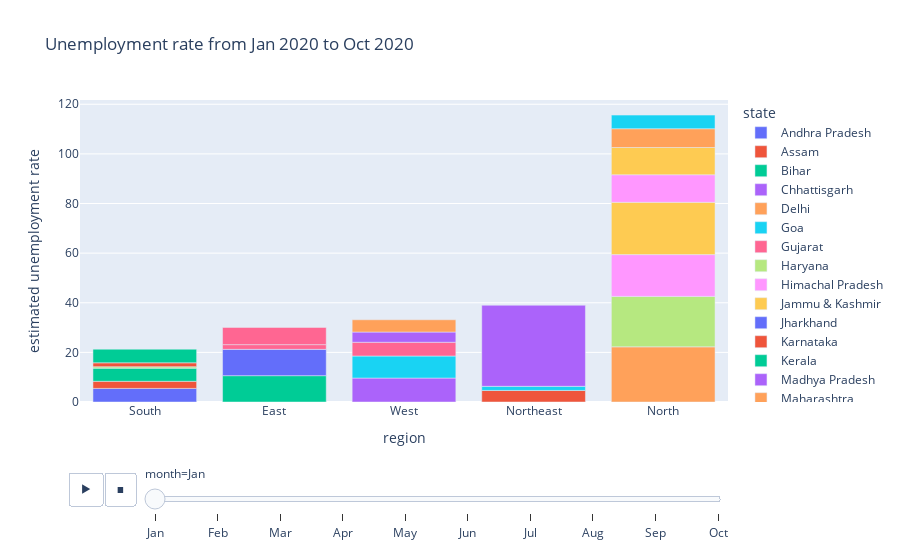

Notebook source saved alongside this figure:
### Code cell
# State,month & Region wise Unemployment rate from Jan 2020 to Oct 2020 

fig = px.bar(ds, x='region',y='estimated unemployment rate', animation_frame = 'month', color='state',
            title='Unemployment rate from Jan 2020 to Oct 2020')

fig.update_layout(xaxis={'categoryorder':'total ascending'})
fig.layout.updatemenus[0].buttons[0].args[1]["frame"]["duration"] = 1000

fig.show()

### Figure 1 — Plotly figure (JSON) as saved in the notebook; plotly's stock layout.template omitted (floating-point values rounded to 4 significant figures)
{"data": [{"alignmentgroup": "True", "hovertemplate": "state=Andhra Pradesh<br>month=Jan<br>region=%{x}<br>estimated unemployment rate=%{y}<extra></extra>", "legendgroup": "Andhra Pradesh", "marker": {"color": "#636efa", "pattern": {"shape": ""}}, "name": "Andhra Pradesh", "offsetgroup": "Andhra Pradesh", "orientation": "v", "showlegend": true, "textposition": "auto", "type": "bar", "x": ["South"], "xaxis": "x", "y": [5.48], "yaxis": "y"}, {"alignmentgroup": "True", "hovertemplate": "state=Assam<br>month=Jan<br>region=%{x}<br>estimated unemployment rate=%{y}<extra></extra>", "legendgroup": "Assam", "marker": {"color": "#EF553B", "pattern": {"shape": ""}}, "name": "Assam", "offsetgroup": "Assam", "orientation": "v", "showlegend": true, "textposition": "auto", "type": "bar", "x": ["Northeast"], "xaxis": "x", "y": [4.66], "yaxis": "y"}, {"alignmentgroup": "True", "hovertemplate": "state=Bihar<br>month=Jan<br>region=%{x}<br>estimated unemployment rate=%{y}<extra></extra>", "legendgroup": "Bihar", "marker": {"color": "#00cc96", "pattern": {"shape": ""}}, "name": "Bihar", "offsetgroup": "Bihar", "orientation": "v", "showlegend": true, "textposition": "auto", "type": "bar", "x": ["East"], "xaxis": "x", "y": [10.61], "yaxis": "y"}, {"alignmentgroup": "True", "hovertemplate": "state=Chhattisgarh<br>month=Jan<br>region=%{x}<br>estimated unemployment rate=%{y}<extra></extra>", "legendgroup": "Chhattisgarh", "marker": {"color": "#ab63fa", "pattern": {"shape": ""}}, "name": "Chhattisgarh", "offsetgroup": "Chhattisgarh", "orientation": "v", "showlegend": true, "textposition": "auto", "type": "bar", "x": ["West"], "xaxis": "x", "y": [9.65], "yaxis": "y"}, {"alignmentgroup": "True", "hovertemplate": "state=Delhi<br>month=Jan<br>region=%{x}<br>estimated unemployment rate=%{y}<extra></extra>", "legendgroup": "Delhi", "marker": {"color": "#FFA15A", "pattern": {"shape": ""}}, "name": "Delhi", "offsetgroup": "Delhi", "orientation": "v", "showlegend": true, "textposition": "auto", "type": "bar", "x": ["North"], "xaxis": "x", "y": [22.23], "yaxis": "y"}, {"alignmentgroup": "True", "hovertemplate": "state=Goa<br>month=Jan<br>region=%{x}<br>estimated unemployment rate=%{y}<extra></extra>", "legendgroup": "Goa", "marker": {"color": "#19d3f3", "pattern": {"shape": ""}}, "name": "Goa", "offsetgroup": "Goa", "orientation": "v", "showlegend": true, "textposition": "auto", "type": "bar", "x": ["West"], "xaxis": "x", "y": [8.89], "yaxis": "y"}, {"alignmentgroup": "True", "hovertemplate": "state=Gujarat<br>month=Jan<br>region=%{x}<br>estimated unemployment rate=%{y}<extra></extra>", "legendgroup": "Gujarat", "marker": {"color": "#FF6692", "pattern": {"shape": ""}}, "name": "Gujarat", "offsetgroup": "Gujarat", "orientation": "v", "showlegend": true, "textposition": "auto", "type": "bar", "x": ["West"], "xaxis": "x", "y": [5.54], "yaxis": "y"}, {"alignmentgroup": "True", "hovertemplate": "state=Haryana<br>month=Jan<br>region=%{x}<br>estimated unemployment rate=%{y}<extra></extra>", "legendgroup": "Haryana", "marker": {"color": "#B6E880", "pattern": {"shape": ""}}, "name": "Haryana", "offsetgroup": "Haryana", "orientation": "v", "showlegend": true, "textposition": "auto", "type": "bar", "x": ["North"], "xaxis": "x", "y": [20.34], "yaxis": "y"}, {"alignmentgroup": "True", "hovertemplate": "state=Himachal Pradesh<br>month=Jan<br>region=%{x}<br>estimated unemployment rate=%{y}<extra></extra>", "legendgroup": "Himachal Pradesh", "marker": {"color": "#FF97FF", "pattern": {"shape": ""}}, "name": "Himachal Pradesh", "offsetgroup": "Himachal Pradesh", "orientation": "v", "showlegend": true, "textposition": "auto", "type": "bar", "x": ["North"], "xaxis": "x", "y": [16.83], "yaxis": "y"}, {"alignmentgroup": "True", "hovertemplate": "state=Jammu & Kashmir<br>month=Jan<br>region=%{x}<br>estimated unemployment rate=%{y}<extra></extra>", "legendgroup": "Jammu & Kashmir", "marker": {"color": "#FECB52", "pattern": {"shape": ""}}, "name": "Jammu & Kashmir", "offsetgroup": "Jammu & Kashmir", "orientation": "v", "showlegend": true, "textposition": "auto", "type": "bar", "x": ["North"], "xaxis": "x", "y": [21.08], "yaxis": "y"}, {"alignmentgroup": "True", "hovertemplate": "state=Jharkhand<br>month=Jan<br>region=%{x}<br>estimated unemployment rate=%{y}<extra></extra>", "legendgroup": "Jharkhand", "marker": {"color": "#636efa", "pattern": {"shape": ""}}, "name": "Jharkhand", "offsetgroup": "Jharkhand", "orientation": "v", "showlegend": true, "textposition": "auto", "type": "bar", "x": ["East"], "xaxis": "x", "y": [10.61], "yaxis": "y"}, {"alignmentgroup": "True", "hovertemplate": "state=Karnataka<br>month=Jan<br>region=%{x}<br>estimated unemployment rate=%{y}<extra></extra>", "legendgroup": "Karnataka", "marker": {"color": "#EF553B", "pattern": {"shape": ""}}, "name": "Karnataka", "offsetgroup": "Karnataka", "orientation": "v", "showlegend": true, "textposition": "auto", "type": "bar", "x": ["South"], "xaxis": "x", "y": [2.86], "yaxis": "y"}, {"alignmentgroup": "True", "hovertemplate": "state=Kerala<br>month=Jan<br>region=%{x}<br>estimated unemployment rate=%{y}<extra></extra>", "legendgroup": "Kerala", "marker": {"color": "#00cc96", "pattern": {"shape": ""}}, "name": "Kerala", "offsetgroup": "Kerala", "orientation": "v", "showlegend": true, "textposition": "auto", "type": "bar", "x": ["South"], "xaxis": "x", "y": [5.31], "yaxis": "y"}, {"alignmentgroup": "True", "hovertemplate": "state=Madhya Pradesh<br>month=Jan<br>region=%{x}<br>estimated unemployment rate=%{y}<extra></extra>", "legendgroup": "Madhya Pradesh", "marker": {"color": "#ab63fa", "pattern": {"shape": ""}}, "name": "Madhya Pradesh", "offsetgroup": "Madhya Pradesh", "orientation": "v", "showlegend": true, "textposition": "auto", "type": "bar", "x": ["West"], "xaxis": "x", "y": [4.11], "yaxis": "y"}, {"alignmentgroup": "True", "hovertemplate": "state=Maharashtra<br>month=Jan<br>region=%{x}<br>estimated unemployment rate=%{y}<extra></extra>", "legendgroup": "Maharashtra", "marker": {"color": "#FFA15A", "pattern": {"shape": ""}}, "name": "Maharashtra", "offsetgroup": "Maharashtra", "orientation": "v", "showlegend": true, "textposition": "auto", "type": "bar", "x": ["West"], "xaxis": "x", "y": [4.95], "yaxis": "y"}, {"alignmentgroup": "True", "hovertemplate": "state=Meghalaya<br>month=Jan<br>region=%{x}<br>estimated unemployment rate=%{y}<extra></extra>", "legendgroup": "Meghalaya", "marker": {"color": "#19d3f3", "pattern": {"shape": ""}}, "name": "Meghalaya", "offsetgroup": "Meghalaya", "orientation": "v", "showlegend": true, "textposition": "auto", "type": "bar", "x": ["Northeast"], "xaxis": "x", "y": [1.66], "yaxis": "y"}, {"alignmentgroup": "True", "hovertemplate": "state=Odisha<br>month=Jan<br>region=%{x}<br>estimated unemployment rate=%{y}<extra></extra>", "legendgroup": "Odisha", "marker": {"color": "#FF6692", "pattern": {"shape": ""}}, "name": "Odisha", "offsetgroup": "Odisha", "orientation": "v", "showlegend": true, "textposition": "auto", "type": "bar", "x": ["East"], "xaxis": "x", "y": [1.9], "yaxis": "y"}, {"alignmentgroup": "True", "hovertemplate": "state=Puducherry<br>month=Jan<br>region=%{x}<br>estimated unemployment rate=%{y}<extra></extra>", "legendgroup": "Puducherry", "marker": {"color": "#B6E880", "pattern": {"shape": ""}}, "name": "Puducherry", "offsetgroup": "Puducherry", "orientation": "v", "showlegend": true, "textposition": "auto", "type": "bar", "x": ["South"], "xaxis": "x", "y": [0.58], "yaxis": "y"}, {"alignmentgroup": "True", "hovertemplate": "state=Punjab<br>month=Jan<br>region=%{x}<br>estimated unemployment rate=%{y}<extra></extra>", "legendgroup": "Punjab", "marker": {"color": "#FF97FF", "pattern": {"shape": ""}}, "name": "Punjab", "offsetgroup": "Punjab", "orientation": "v", "showlegend": true, "textposition": "auto", "type": "bar", "x": ["North"], "xaxis": "x", "y": [11.11], "yaxis": "y"}, {"alignmentgroup": "True", "hovertemplate": "state=Rajasthan<br>month=Jan<br>region=%{x}<br>estimated unemployment rate=%{y}<extra></extra>", "legendgroup": "Rajasthan", "marker": {"color": "#FECB52", "pattern": {"shape": ""}}, "name": "Rajasthan", "offsetgroup": "Rajasthan", "orientation": "v", "showlegend": true, "textposition": "auto", "type": "bar", "x": ["North"], "xaxis": "x", "y": [10.97], "yaxis": "y"}, {"alignmentgroup": "True", "hovertemplate": "state=Tamil Nadu<br>month=Jan<br>region=%{x}<br>estimated unemployment rate=%{y}<extra></extra>", "legendgroup": "Tamil Nadu", "marker": {"color": "#EF553B", "pattern": {"shape": ""}}, "name": "Tamil Nadu", "offsetgroup": "Tamil Nadu", "orientation": "v", "showlegend": true, "textposition": "auto", "type": "bar", "x": ["South"], "xaxis": "x", "y": [1.57], "yaxis": "y"}, {"alignmentgroup": "True", "hovertemplate": "state=Telangana<br>month=Jan<br>region=%{x}<br>estimated unemployment rate=%{y}<extra></extra>", "legendgroup": "Telangana", "marker": {"color": "#00cc96", "pattern": {"shape": ""}}, "name": "Telangana", "offsetgroup": "Telangana", "orientation": "v", "showlegend": true, "textposition": "auto", "type": "bar", "x": ["South"], "xaxis": "x", "y": [5.49], "yaxis": "y"}, {"alignmentgroup": "True", "hovertemplate": "state=Tripura<br>month=Jan<br>region=%{x}<br>estimated unemployment rate=%{y}<extra></extra>", "legendgroup": "Tripura", "marker": {"color": "#ab63fa", "pattern": {"shape": ""}}, "name": "Tripura", "offsetgroup": "Tripura", "orientation": "v", "showlegend": true, "textposition": "auto", "type": "bar", "x": ["Northeast"], "xaxis": "x", "y": [32.67], "yaxis": "y"}, {"alignmentgroup": "True", "hovertemplate": "state=Uttar Pradesh<br>month=Jan<br>region=%{x}<br>estimated unemployment rate=%{y}<extra></extra>", "legendgroup": "Uttar Pradesh", "marker": {"color": "#FFA15A", "pattern": {"shape": ""}}, "name": "Uttar Pradesh", "offsetgroup": "Uttar Pradesh", "orientation": "v", "showlegend": true, "textposition": "auto", "type": "bar", "x": ["North"], "xaxis": "x", "y": [7.58], "yaxis": "y"}, {"alignmentgroup": "True", "hovertemplate": "state=Uttarakhand<br>month=Jan<br>region=%{x}<br>estimated unemployment rate=%{y}<extra></extra>", "legendgroup": "Uttarakhand", "marker": {"color": "#19d3f3", "pattern": {"shape": ""}}, "name": "Uttarakhand", "offsetgroup": "Uttarakhand", "orientation": "v", "showlegend": true, "textposition": "auto", "type": "bar", "x": ["North"], "xaxis": "x", "y": [5.49], "yaxis": "y"}, {"alignmentgroup": "True", "hovertemplate": "state=West Bengal<br>month=Jan<br>region=%{x}<br>estimated unemployment rate=%{y}<extra></extra>", "legendgroup": "West Bengal", "marker": {"color": "#FF6692", "pattern": {"shape": ""}}, "name": "West Bengal", "offsetgroup": "West Bengal", "orientation": "v", "showlegend": true, "textposition": "auto", "type": "bar", "x": ["East"], "xaxis": "x", "y": [6.94], "yaxis": "y"}], "layout": {"barmode": "relative", "legend": {"title": {"text": "state"}, "tracegroupgap": 0}, "sliders": [{"active": 0, "currentvalue": {"prefix": "month="}, "len": 0.9, "pad": {"b": 10, "t": 60}, "steps": [{"args": [["Jan"], {"frame": {"duration": 0, "redraw": true}, "fromcurrent": true, "mode": "immediate", "transition": {"duration": 0, "easing": "linear"}}], "label": "Jan", "method": "animate"}, {"args": [["Feb"], {"frame": {"duration": 0, "redraw": true}, "fromcurrent": true, "mode": "immediate", "transition": {"duration": 0, "easing": "linear"}}], "label": "Feb", "method": "animate"}, {"args": [["Mar"], {"frame": {"duration": 0, "redraw": true}, "fromcurrent": true, "mode": "immediate", "transition": {"duration": 0, "easing": "linear"}}], "label": "Mar", "method": "animate"}, {"args": [["Apr"], {"frame": {"duration": 0, "redraw": true}, "fromcurrent": true, "mode": "immediate", "transition": {"duration": 0, "easing": "linear"}}], "label": "Apr", "method": "animate"}, {"args": [["May"], {"frame": {"duration": 0, "redraw": true}, "fromcurrent": true, "mode": "immediate", "transition": {"duration": 0, "easing": "linear"}}], "label": "May", "method": "animate"}, {"args": [["Jun"], {"frame": {"duration": 0, "redraw": true}, "fromcurrent": true, "mode": "immediate", "transition": {"duration": 0, "easing": "linear"}}], "label": "Jun", "method": "animate"}, {"args": [["Jul"], {"frame": {"duration": 0, "redraw": true}, "fromcurrent": true, "mode": "immediate", "transition": {"duration": 0, "easing": "linear"}}], "label": "Jul", "method": "animate"}, {"args": [["Aug"], {"frame": {"duration": 0, "redraw": true}, "fromcurrent": true, "mode": "immediate", "transition": {"duration": 0, "easing": "linear"}}], "label": "Aug", "method": "animate"}, {"args": [["Sep"], {"frame": {"duration": 0, "redraw": true}, "fromcurrent": true, "mode": "immediate", "transition": {"duration": 0, "easing": "linear"}}], "label": "Sep", "method": "animate"}, {"args": [["Oct"], {"frame": {"duration": 0, "redraw": true}, "fromcurrent": true, "mode": "immediate", "transition": {"duration": 0, "easing": "linear"}}], "label": "Oct", "method": "animate"}], "x": 0.1, "xanchor": "left", "y": 0, "yanchor": "top"}], "title": {"text": "Unemployment rate from Jan 2020 to Oct 2020"}, "updatemenus": [{"buttons": [{"args": [null, {"frame": {"duration": 1000, "redraw": true}, "fromcurrent": true, "mode": "immediate", "transition": {"duration": 500, "easing": "linear"}}], "label": "&#9654;", "method": "animate"}, {"args": [[null], {"frame": {"duration": 0, "redraw": true}, "fromcurrent": true, "mode": "immediate", "transition": {"duration": 0, "easing": "linear"}}], "label": "&#9724;", "method": "animate"}], "direction": "left", "pad": {"r": 10, "t": 70}, "showactive": false, "type": "buttons", "x": 0.1, "xanchor": "right", "y": 0, "yanchor": "top"}], "xaxis": {"anchor": "y", "categoryorder": "total ascending", "domain": [0, 1], "title": {"text": "region"}}, "yaxis": {"anchor": "x", "domain": [0, 1], "title": {"text": "estimated unemployment rate"}}}}
